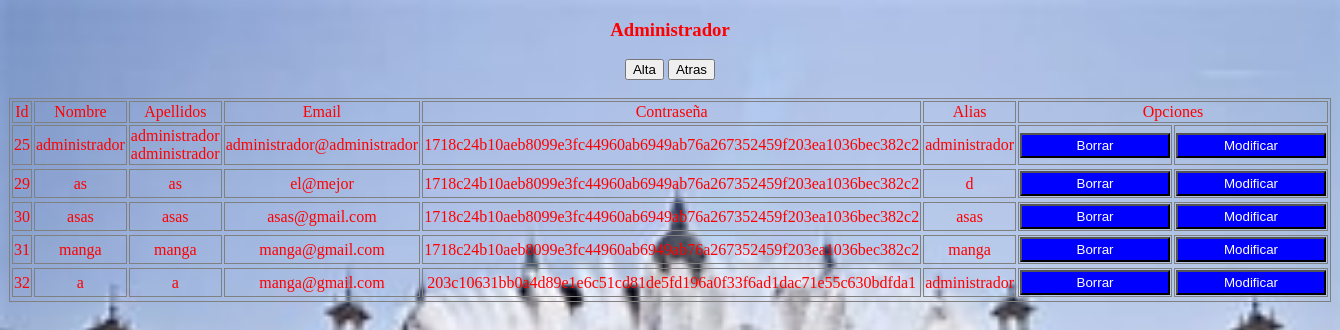
The app's page /index/indexmodificado.php with its own data.
### tables this page shows
CREATE TABLE `clientes` (
  `id` int(11) NOT NULL,
  `nombre` varchar(30) NOT NULL,
  `apellidos` varchar(60) NOT NULL,
  `email` varchar(50) NOT NULL,
  `password` varchar(300) NOT NULL,
  `alias` varchar(60) NOT NULL
);

### index/indexmostrarclientes.php (called while the page is built)
<?php
$personas=array() ;
			$conexion = new mysqli('localhost', 'root', '', 'proyecto');
			if(!$conexion->connect_errno){
				$sql = "SELECT * FROM clientes";
				$datos = $conexion->query($sql);
					if($datos->num_rows){
						while($fila = $datos->fetch_assoc()){
							array_push($personas,$fila);
						}
					}
			}else{
				die('Adios');
			}
require '../view/mostrarclientesview.php';
?>

### index/indexmodificado.php (called while the page is built, shortened)
<?php
require '../index/indexmostrarclientes.php';
?>

### view/mostrarclientesview.php (the view, shortened to what this page needs)
<!DOCTYPE html>
<html>
<head>
	<link rel="stylesheet" href=../css/estilosproyecto.css>
<body>
<h3 style="color:red;">Administrador</h3>
<a href="../index/indexregistrar1.php"><button>Alta</button></a>
<a href="../view/viewAdministrador.php"><button>Atras</button></a>
<br>
<br>
<table width="50%" border="0" align="center">
				<tr>
					<td class ="primera_fila">Id</td>
					<td class ="primera_fila">Nombre</td>
					<td class ="primera_fila">Apellidos</td>
					<td class ="primera_fila">Email</td>
					<td class ="primera_fila">Contraseña</td>
					<td class ="primera_fila">Alias</td>
					<td colspan="2">Opciones</td>
				</tr>
				<?php
				foreach ($personas as  $persona) :?>
					<?php
					echo "<tr>";
					foreach($persona as $value) :?>
							<td><?php echo $value ?></td>
					<?php
					endforeach;
					?>
					<td>
						<form method='post' action='../index/indexborrar.php'><input type='hidden' name='id' value=<?php echo $persona['id']?>/><input type='submit' name='borrar' value='Borrar'/></form>
					</td>
					<td>
						<form method='post' action='../view/viewmodificar.php'>
							<input type='submit' name='modificar' value='Modificar'/>
						</form>
					</td>
					<?php
					echo "<tr>";
					?>
				<?php
				endforeach;
				?>
</table>
</body>
</html>

### css/estilosproyecto.css (style rules this page uses)
* { text-align: center; }
body { color:red; }
input { background-color: blue; color: white; height: 25px; width: 150px; }
table, th, td { border: 1px solid blue; }

### view/mostrarclientesview.php (style rules this page uses)
body { background-image: url('../imagenes/fuentefondoclientes.jpg'); background-repeat: no-repeat; background-size: 100%, 100%; font-size: 16px; }
table, th, td { border: 1px solid grey; }

### records on screen
clientes: id "25", value "administrador", apellidos "administrador administrador", email "administrador@administrador", password "1718c24b10aeb8099e3fc44960ab6949ab76a267352459f203ea1036bec382c2"
clientes: id "29", value "as", email "el@mejor", password "1718c24b10aeb8099e3fc44960ab6949ab76a267352459f203ea1036bec382c2", alias "d"
clientes: id "30", value "asas", email "asas@gmail.com", password "1718c24b10aeb8099e3fc44960ab6949ab76a267352459f203ea1036bec382c2"
clientes: id "31", value "manga", email "manga@gmail.com", password "1718c24b10aeb8099e3fc44960ab6949ab76a267352459f203ea1036bec382c2"
clientes: id "32", value "a", email "manga@gmail.com", password "203c10631bb0a4d89e1e6c51cd81de5fd196a0f33f6ad1dac71e55c630bdfda1", alias "administrador"
